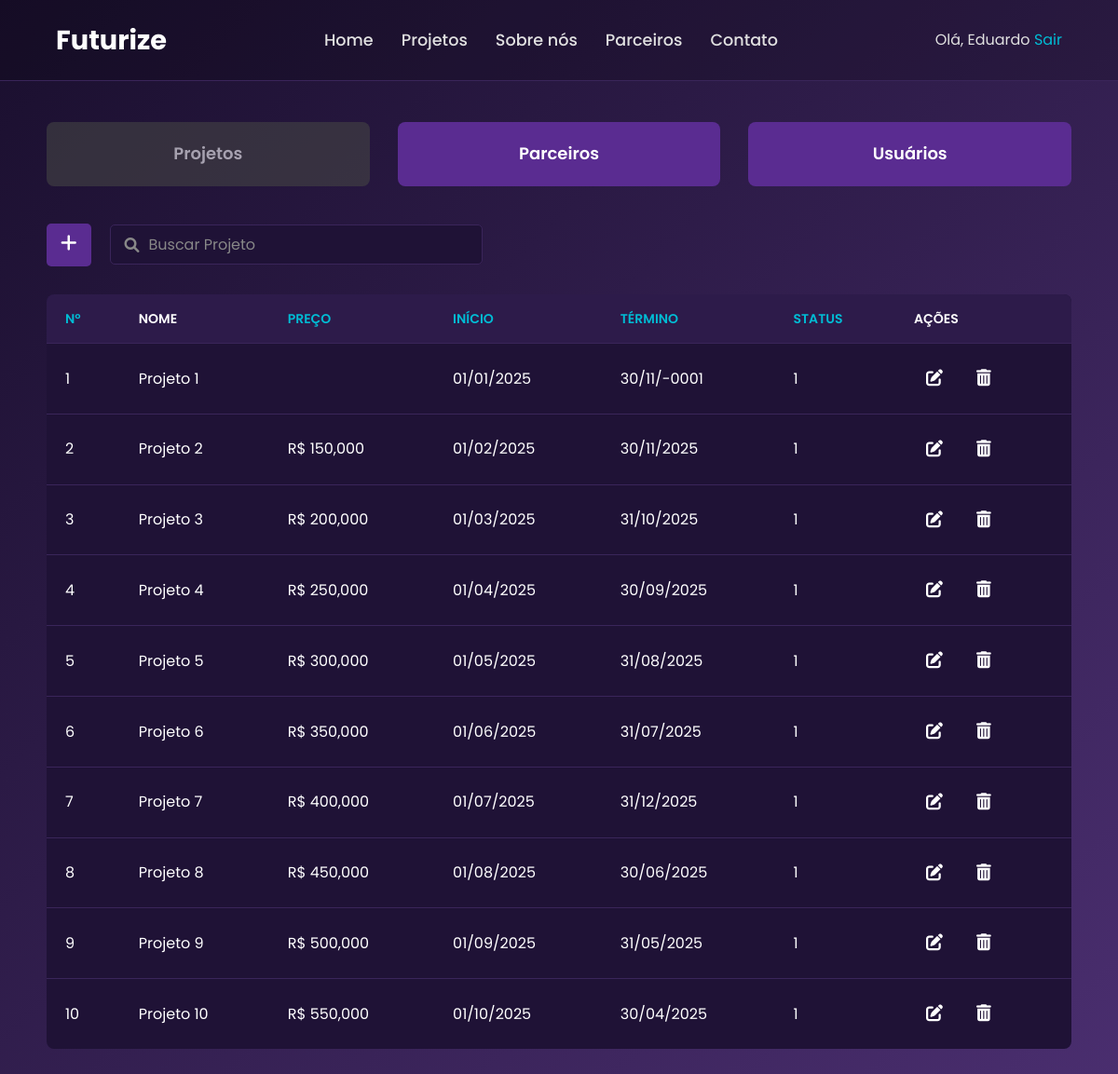
The app's page /dashboard_projeto.php (signed in) with its own data.
### tables this page shows
CREATE TABLE `projeto` (
  `pjt_Id` int(11) NOT NULL,
  `pjt_Nome` varchar(60) NOT NULL,
  `pjt_Foto` varchar(250) DEFAULT NULL,
  `pjt_Resumo` varchar(250) NOT NULL,
  `pjt_DataInicio` date DEFAULT NULL,
  `pjt_DataTermino` date DEFAULT NULL,
  `pjt_Preco` varchar(200) DEFAULT NULL,
  `pjt_site` varchar(300) DEFAULT NULL,
  `pjt_Status` int(11) DEFAULT NULL
);

### Controller/ordena/projeto.php (called while the page is built, shortened)
<?php
include_once __DIR__ . "/../database.php";
$conn = mysqli_connect($serve, $serve_user, $serve_password, $database_name);
$ordenarPor = $_GET['ordenarPor'] ?? 'pjt_Id';
$ordem = ($_GET['ordem'] ?? 'ASC') === 'DESC' ? 'DESC' : 'ASC';
$colunasPermitidas = ['pjt_Id', 'pjt_Preco', 'pjt_DataInicio', 'pjt_DataTermino', 'pjt_Status'];
$ordenarPorSeguro = in_array($ordenarPor, $colunasPermitidas) ? $ordenarPor : 'pjt_Id';
$ordemSeguro = $ordem;
$sql = "SELECT * FROM projeto";
$sql .= " ORDER BY $ordenarPorSeguro $ordemSeguro";
$consultaProjetos_bd = mysqli_query($conn, $sql);
?>

### dashboard_projeto.php (the view, shortened to what this page needs)
<!DOCTYPE html>
<html lang="pt-BR">
<head>
    <link rel="stylesheet" href="css/dashboard.css">
    <link rel="stylesheet" href="https://cdnjs.cloudflare.com/ajax/libs/font-awesome/6.0.0-beta3/css/all.min.css">
</head>
<body>
    <?php include "navbar_logado.php";
        require "Controller/Listar/listar_Tudo.php";
        include "Controller/ordena/projeto.php";?>
    <br>
    <br>
    <main class="container">
        <div class="nav-buttons">
            <a href="dashboard_projeto.php"
            class="nav-btn <?php echo basename($_SERVER['PHP_SELF']) === 'dashboard_projeto.php' ? 'active' : ''; ?>">
            Projetos
            </a>
            <a href="dashboard_parceiro.php"
            class="nav-btn <?php echo basename($_SERVER['PHP_SELF']) === 'dashboard_parceiro.php' ? 'active' : ''; ?>">
            Parceiros
            </a>
            <a href="dashboard_usuario.php"
            class="nav-btn <?php echo basename($_SERVER['PHP_SELF']) === 'dashboard_usuario.php' ? 'active' : ''; ?>">
            Usuários
            </a>
        </div>
        <div class="search-section">
            <div class="add-button">
                <a href="form_cadas_projetos.php"><i class="fas fa-plus"></i></a>
            </div>
            <form method="GET" class="search-box">
                <i class="fas fa-search"></i>
                <input type="text" name="buscaProjeto" placeholder="Buscar Projeto" value="<?php echo isset($_GET['buscaProjeto']) ? htmlspecialchars($_GET['buscaProjeto']) : ''; ?>">
            </form>
        </div>
        <table class="projects-table">
            <thead>
                <tr>
                    <th><a href="?ordenarPor=pjt_Id&ordem=<?php echo ($ordenarPor === 'pjt_Id' && $ordem === 'ASC') ? 'DESC' : 'ASC'; ?>">Nº</a></th>
                    <th>Nome</th>
                    <th><a href="?ordenarPor=pjt_Preco&ordem=<?php echo ($ordenarPor === 'pjt_Preco' && $ordem === 'ASC') ? 'DESC' : 'ASC'; ?>">Preço</a></th>
                    <th><a href="?ordenarPor=pjt_DataInicio&ordem=<?php echo ($ordenarPor === 'pjt_DataInicio' && $ordem === 'ASC') ? 'DESC' : 'ASC'; ?>">Início</a></th>
                    <th><a href="?ordenarPor=pjt_DataTermino&ordem=<?php echo ($ordenarPor === 'pjt_DataTermino' && $ordem === 'ASC') ? 'DESC' : 'ASC'; ?>">Término</a></th>
                    <th><a href="?ordenarPor=pjt_Status&ordem=<?php echo ($ordenarPor === 'pjt_Status' && $ordem === 'ASC') ? 'DESC' : 'ASC'; ?>">Status</a></th>
                    <th>Ações</th>
                </tr>
            </thead>
            <?php
                $contador = 0;
                if ($consultaProjetos_bd && mysqli_num_rows($consultaProjetos_bd) > 0):
            ?>
            <tbody>
                    <?php while(($dadosProjetos_db = mysqli_fetch_assoc($consultaProjetos_bd)) && $contador < 10):
                        $contador++;
                    ?>
                <tr>
                    <td><?php echo $dadosProjetos_db['pjt_Id']; ?></td>
                    <td><?php echo $dadosProjetos_db['pjt_Nome']; ?></td>
                    <td><?php echo $dadosProjetos_db['pjt_Preco']; ?></td>
                    <td><?php echo date('d/m/Y', strtotime($dadosProjetos_db['pjt_DataInicio'])); ?></td>
                    <td><?php echo date('d/m/Y', strtotime($dadosProjetos_db['pjt_DataTermino'])); ?></td>
                    <td><?php echo $dadosProjetos_db['pjt_Status']; ?></td>
                    <td>
                        <div class="action-buttons">
                            <a href="atualizar_projeto.php?pjt_Id=<?php echo $dadosProjetos_db['pjt_Id']?>"
                            title="Atualizar" class="icon-action">
                            <i class="fas fa-edit"></i>
                            </a>
                            <a href="Controller/Deletar/deletar_projeto.php?pjt_Id=<?php echo $dadosProjetos_db['pjt_Id']?>"
                            title="Excluir" class="icon-action delete"
                            onclick="return confirm('Tem certeza que deseja excluir este Projeto?');">
                            <i class="fas fa-trash-alt"></i>
                            </a>
                        </div>
                    </td>
                </tr>
                    <?php endwhile; ?>
            <?php
                else:
                    echo "<p style='text-align:center; color: red;'>Erro ao buscar os projetos ou nenhum projeto encontrado.</p>";
                endif;
            ?>
            </tbody>
        </table>
    </main>
</body>
</html>

### navbar_logado.php (shortened to what this page needs)
<!DOCTYPE html>
<html lang="pt-BR">
<head>
    <link rel="stylesheet" href="https://cdnjs.cloudflare.com/ajax/libs/font-awesome/6.0.0-beta3/css/all.min.css">
    <link rel="stylesheet" href="css/navbar.css">
</head>
<body>
    <header class="hero">
        <nav class="navbar">
            <div class="logo">Futurize</div>
            <?php
            $currentPage = basename($_SERVER['PHP_SELF']);
            $isIndex = $currentPage === "index.php";
            ?>
            <ul class="nav-links">
                <li><a href="<?php echo $isIndex ? '#home' : 'index.php#home'; ?>">Home</a></li>
                <li><a href="<?php echo $isIndex ? '#projetos' : 'index.php#projetos'; ?>">Projetos</a></li>
                <li><a href="<?php echo $isIndex ? '#equipe' : 'index.php#equipe'; ?>">Sobre nós</a></li>
                <li><a href="<?php echo $isIndex ? '#parceiros' : 'index.php#parceiros'; ?>">Parceiros</a></li>
                <li><a href="<?php echo $isIndex ? '#contato' : 'index.php#contato'; ?>">Contato</a></li>
            </ul>
<div class="user-menu">
    <span class="user-name">
      Olá, <?php echo $_SESSION['admin']['login'] ?? $_SESSION['usuario']['login']; ?>
    </span>
    <a href="Controller/logout.php" class="logout-button">Sair</a>
  </div>
        </nav>
    </header>

### css/dashboard.css (style rules this page uses)
:root { --dark-purple: #1a0f2e; --light-purple: #4a2e6f; --text-white: #ffffff; --text-blue-light: #80c0ff; --green-button: #28a745; --table-header-bg: #2d1b4a; --table-row-bg: #1f1236; --border-color: #3a255a; }
* { margin: 0; padding: 0; box-sizing: border-box; }
body { font-family: 'Poppins', sans-serif; background: linear-gradient(135deg, var(--dark-purple), var(--light-purple)); color: var(--text-white); min-height: 100vh; }
.navbar { display: flex; justify-content: space-between; align-items: center; padding: 20px 50px; background-color: rgba(0, 0, 0, 0.2); border-bottom: 1px solid var(--border-color); }
.navbar .logo { font-size: 24px; font-weight: 700; color: var(--text-blue-light); }
.container { padding: 40px 50px; }
.search-section { display: flex; align-items: center; margin-bottom: 30px; }
.add-button { background-color: #5a2c91; border-radius: 5px; padding: 10px 15px; margin-right: 20px; cursor: pointer; transition: background-color 0.3s ease; }
.add-button .fas { font-size: 20px; color: var(--text-white); }
.search-box { display: flex; align-items: center; background-color: var(--table-row-bg); border: 1px solid var(--border-color); border-radius: 5px; padding: 8px 15px; flex-grow: 1; max-width: 400px; }
.search-box .fas { color: #888; margin-right: 10px; }
.search-box input { background: none; border: none; outline: none; color: var(--text-white); font-size: 16px; width: 100%; }
.search-box input::placeholder { color: #888; }
.projects-table { width: 100%; border-collapse: collapse; background-color: var(--table-row-bg); border-radius: 8px; overflow: hidden; }
.projects-table th, .projects-table td { padding: 15px 20px; text-align: left; border-bottom: 1px solid var(--border-color); }
.projects-table th { background-color: var(--table-header-bg); color: var(--text-white); font-weight: 600; text-transform: uppercase; font-size: 14px; }
.projects-table td { color: var(--text-white); }
.projects-table tbody tr:last-child td { border-bottom: none; }
.action-buttons { display: flex; gap: 10px; }
.nav-buttons { display: flex; gap: 30px; margin: 40px 0; justify-content: space-between; flex-wrap: wrap; }
.nav-btn { flex: 1; min-width: 150px; text-align: center; padding: 20px 0; background-color: #5a2c91; color: white; border-radius: 8px; text-decoration: none; font-weight: 600; font-size: 18px; transition: background-color 0.3s, transform 0.2s; }
.nav-btn.active { background-color: #444; pointer-events: none; opacity: 0.6; cursor: default; }
.icon-action { background-color: transparent; border: none; color: #ffffff; font-size: 18px; margin: 0 5px; padding: 8px; border-radius: 6px; transition: background-color 0.3s ease; cursor: pointer; text-decoration: none; }

### css/navbar.css (style rules this page uses)
:root { --background-dark: #120b22; --background-gradient-start: #1b1030; --background-gradient-end: #2a154c; --card-background: #1e1136; --accent-color: #6a0572; --light-blue: #00bcd4; --white-text: #ffffff; --light-gray-text: #e0e0e0; }
* { margin: 0; padding: 0; box-sizing: border-box; font-family: 'Poppins', sans-serif; }
body { background-color: var(--background-dark); color: var(--light-gray-text); line-height: 1.6; }
a { color: var(--light-blue); text-decoration: none; transition: color 0.3s ease; }
ul { list-style: none; }
.navbar { width: 100%; display: flex; justify-content: space-between; align-items: center; padding: 20px 5%; position: absolute; top: 0; left: 0; z-index: 10; }
.navbar .logo { font-size: 1.8rem; font-weight: 700; color: var(--white-text); }
.nav-links { display: flex; gap: 30px; }
.nav-links a { font-size: 1.1rem; font-weight: 500; padding: 5px 0; position: relative; color: var(--light-gray-text); }
.nav-links a::after { content: ''; position: absolute; left: 0; bottom: 0; width: 0; height: 2px; background-color: var(--accent-color); transition: width 0.3s ease; }

### records on screen
projeto: pjt_Id "1", pjt_Nome "Projeto 1", pjt_DataInicio "01/01/2025", pjt_DataTermino "30/11/-0001", pjt_Status "1"
projeto: pjt_Id "2", pjt_Nome "Projeto 2", pjt_Preco "R$ 150,000", pjt_DataInicio "01/02/2025", pjt_DataTermino "30/11/2025", pjt_Status "1"
projeto: pjt_Id "3", pjt_Nome "Projeto 3", pjt_Preco "R$ 200,000", pjt_DataInicio "01/03/2025", pjt_DataTermino "31/10/2025", pjt_Status "1"
projeto: pjt_Id "4", pjt_Nome "Projeto 4", pjt_Preco "R$ 250,000", pjt_DataInicio "01/04/2025", pjt_DataTermino "30/09/2025", pjt_Status "1"
projeto: pjt_Id "5", pjt_Nome "Projeto 5", pjt_Preco "R$ 300,000", pjt_DataInicio "01/05/2025", pjt_DataTermino "31/08/2025", pjt_Status "1"
projeto: pjt_Id "6", pjt_Nome "Projeto 6", pjt_Preco "R$ 350,000", pjt_DataInicio "01/06/2025", pjt_DataTermino "31/07/2025", pjt_Status "1"
projeto: pjt_Id "7", pjt_Nome "Projeto 7", pjt_Preco "R$ 400,000", pjt_DataInicio "01/07/2025", pjt_DataTermino "31/12/2025", pjt_Status "1"
projeto: pjt_Id "8", pjt_Nome "Projeto 8", pjt_Preco "R$ 450,000", pjt_DataInicio "01/08/2025", pjt_DataTermino "30/06/2025", pjt_Status "1"
projeto: pjt_Id "9", pjt_Nome "Projeto 9", pjt_Preco "R$ 500,000", pjt_DataInicio "01/09/2025", pjt_DataTermino "31/05/2025", pjt_Status "1"
projeto: pjt_Id "10", pjt_Nome "Projeto 10", pjt_Preco "R$ 550,000", pjt_DataInicio "01/10/2025", pjt_DataTermino "30/04/2025", pjt_Status "1"

### other values on screen
$_SESSION['admin']['login'] "Eduardo"
